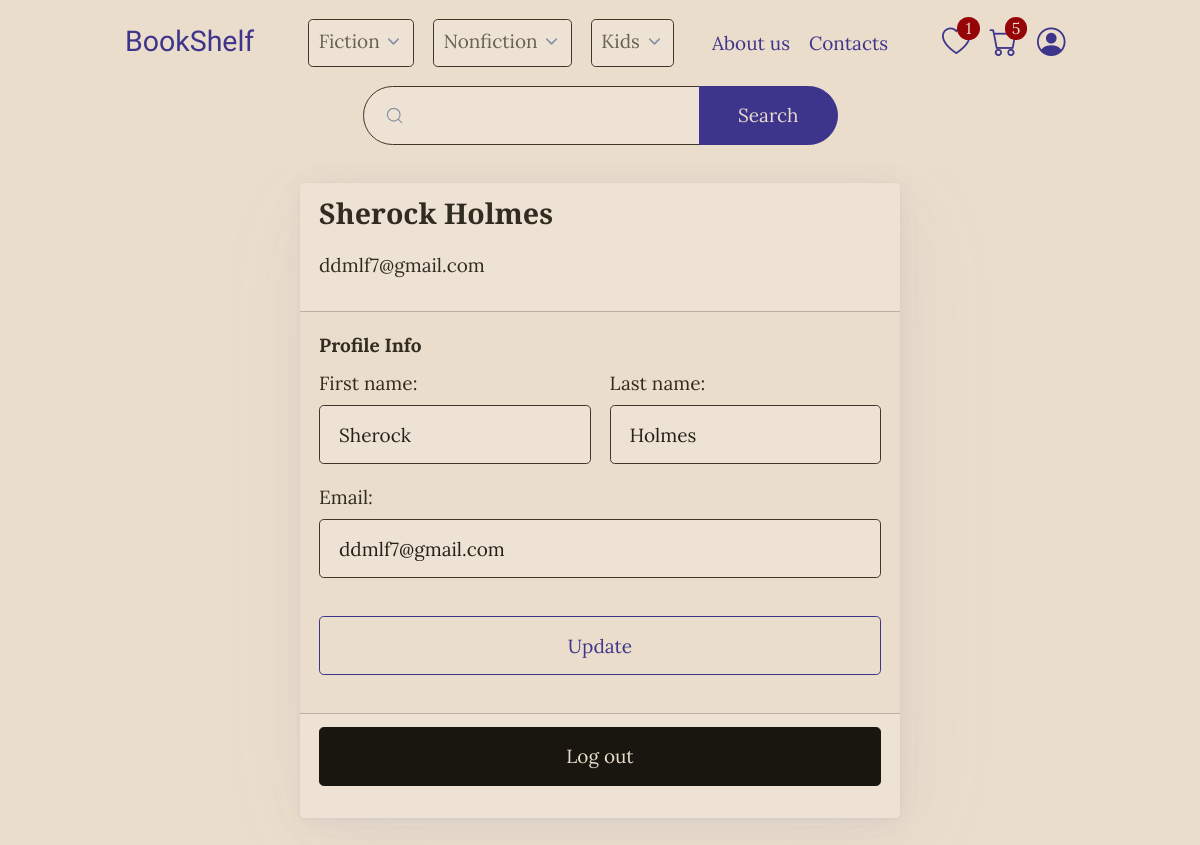
/profile/ (signed in), run on the app's committed database.
### shop/models.py (models this page shows, shortened)
class Category(models.Model):
    name = models.CharField(max_length=50)

### users/models.py (models this page shows, shortened)
class User(AbstractUser):
    username = models.CharField(db_index=True, unique=True, max_length=255)
    email = models.EmailField(unique=True)
    USERNAME_FIELD = 'email'
    REQUIRED_FIELDS = ['username']

### users/views.py (the view)
# urls.py: path('profile/', user_views.profile, name='profile'),
@login_required
def profile(request):
    if request.method == 'POST':
        form = UserUpdateForm(request.POST, instance=request.user)
        if form.is_valid():
            form.save()
            messages.success(
                request, 'Your account has been updated!')
            return redirect('profile')
    else:
        form = UserUpdateForm(instance=request.user)
    context = {'form': form}
    return render(request, 'users/profile.html', context)

### users/forms.py
class UserUpdateForm(forms.ModelForm):
    email = forms.EmailField()
    class Meta:
        model = User
        fields = ['first_name', 'last_name', 'email']

### orders/models.py (called while the page is built)
    def get_item_count(self):
        orderitems = self.orderitem_set.all()
        return sum([item.quantity for item in orderitems])

    def get_item_count(self):
        wishlistitems = self.wishlistitem_set.all()
        return len(wishlistitems)

### utils/context_processors.py (called while the page is built)
def navbar_info(request):
    sections = []
    for category in Category.objects.all():
        sections.append(
            {'category': category.name,
             'genres': Genre.objects.filter(category=category)
             })
    cart_item_count = OrderData(request).order.get_item_count()
    wishlist_item_count = WishlistData(request).wishlist.get_item_count()
    return {'sections': sections,
            'cart_item_count': cart_item_count,
            'wishlist_item_count': wishlist_item_count}

### utils/shop_data.py (called while the page is built)
    def auth_init(self):
        self.order, c = Order.objects.get_or_create(
            customer=self.user.customer, complete=False)
        self.items = self.order.orderitem_set.all()

    def auth_init(self):
        self.wishlist, c = Wishlist.objects.get_or_create(
            customer=self.user.customer)
        self.items = self.wishlist.wishlistitem_set.all()

### users/templates/users/profile.html (shortened to what this page needs)
{% extends 'shop/utils/base.html' %}
{% load widget_tweaks %}
{% block content %}
    <div class="container text">
        <article>
            <header>
                <h3>{{ user.get_full_name }}</h3>
                <p>{{ user.email }}</p>
            </header>
            <form method="POST" enctype="multipart/form-data">
                <fieldset>
                    <legend><strong>Profile Info</strong></legend>
                    <div class="grid">
                        <div>
                            {{ form.first_name.label_tag }}
                            {% render_field form.first_name|add_error_attr:"aria-invalid:true" placeholder="First name" %}
                        </div>
                        <div>
                            {{ form.last_name.label_tag }}
                            {% render_field form.last_name|add_error_attr:"aria-invalid:true" placeholder="Last name" %}
                        </div>
                    </div>
                    <div>
                        {{ form.email.label_tag }}
                        {% render_field form.email|add_error_attr:"aria-invalid:true" placeholder=form.email.label %}
                    </div>
                </fieldset>
                <button type="submit" class="outline">Update</button>
            </form>
            <footer>
                <form id="logout-form" method="post" action="{% url 'logout' %}">
                  <button type="submit" class="contrast">Log out</button>
                </form>
            </footer>
        </article>
    </div>
{% endblock content %}

### shop/templates/shop/utils/base.html (shortened to what this page needs)
{% load static %}
<!DOCTYPE html>
<html lang="en" data-theme="light">
<head>
	<link
		  rel="stylesheet"
		  href="https://cdn.jsdelivr.net/npm/@picocss/pico@next/css/pico.min.css"
		/>
	<link rel="stylesheet" href="{% static 'css/main.css' %}">
</head>
<body class="container">
	<div class="navbar">
		<nav>
			<ul>
			  <li><a href="{% url 'shop-home' %}" class="navbar__brand">BookShelf</a></li>
			</ul>
			<ul class="navbar__links" data-visible="false">
				{% for section in sections %}
					<li>
						<details class="dropdown">
							<summary>{{ section.category }}</summary>
						</details>
					</li>
				{% endfor %}
			  	<li></li>
			  	<li><a href="{% url 'shop-about' %}">About us</a></li>
			  	<li><a href="{% url 'shop-contacts' %}">Contacts</a></li>
			</ul>
			<ul>
			  <li>
			    <a href="{% url 'wishlist' %}" data-tooltip="Wishlist" data-placement="bottom">
			      <i class="icon bi bi-heart"></i>
			      {% if not wishlist_item_count == 0 %}
			      		<span class="qty"><small>{{ wishlist_item_count }}</small></span>
			      {% endif %}
			    </a>
			  </li>
			  <li>
			    <a href="{% url 'cart' %}" data-tooltip="Cart" data-placement="bottom">
			      	<i class="icon bi bi-cart"></i>
			      	{% if not cart_item_count == 0 %}
			      		<span class="qty"><small>{{ cart_item_count }}</small></span>
			      	{% endif %}
			    </a>
			  </li>
			  <li>
			  	{% if user.is_authenticated %}
					<a href="{% url 'profile' %}" data-tooltip="Profile" data-placement="bottom">
				      <i class="icon bi bi-person-circle"></i>
				    </a>
			  	{% else %}
				    <a href="{% url 'login' %}" data-tooltip="Log In" data-placement="bottom">
				      <i class="icon bi bi-person-circle"></i>
				    </a>
			    {% endif %}
			  </li>
			</ul>
		</nav>
		<div class="navbar__search">
			<form action="/" role="search">
				<input type="search" id="search" name="search" value="{{ query }}">
				<input type="submit" value="Search"/>
			</form>
		</div>
	</div>
	<main class="container">
		{% block content %}{% endblock %}
	</main>
</body>
</html>

### data on the page
Category: category "Fiction"
Category: category "Nonfiction"
Category: category "Kids"
User: get_full_name "Sherock Holmes", email "ddmlf7@gmail.com", first_name "Sherock", last_name "Holmes"

### other printed values
{{ wishlist_item_count }} "1"
{{ cart_item_count }} "5"
